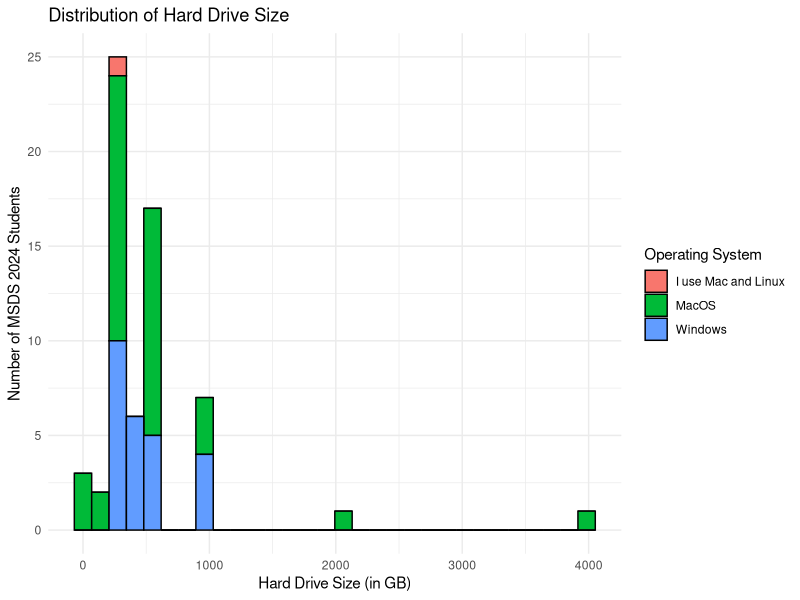

Reproduce this figure in R.
## ---- chunk 1
knitr::opts_chunk$set(echo = TRUE)
## ---- chunk 2
library(readr)
library(ggplot2)
df <- read_csv('data/2023-06-13-survey.csv')
head(df)
## ---- chunk 3
ggplot(df, aes(x=`Hard Drive Size (in GB)`, fill = `Operating System`))+ geom_histogram(color='black') + labs(title ="Distribution of Hard Drive Size", y="Number of MSDS 2024 Students") + theme_minimal()
